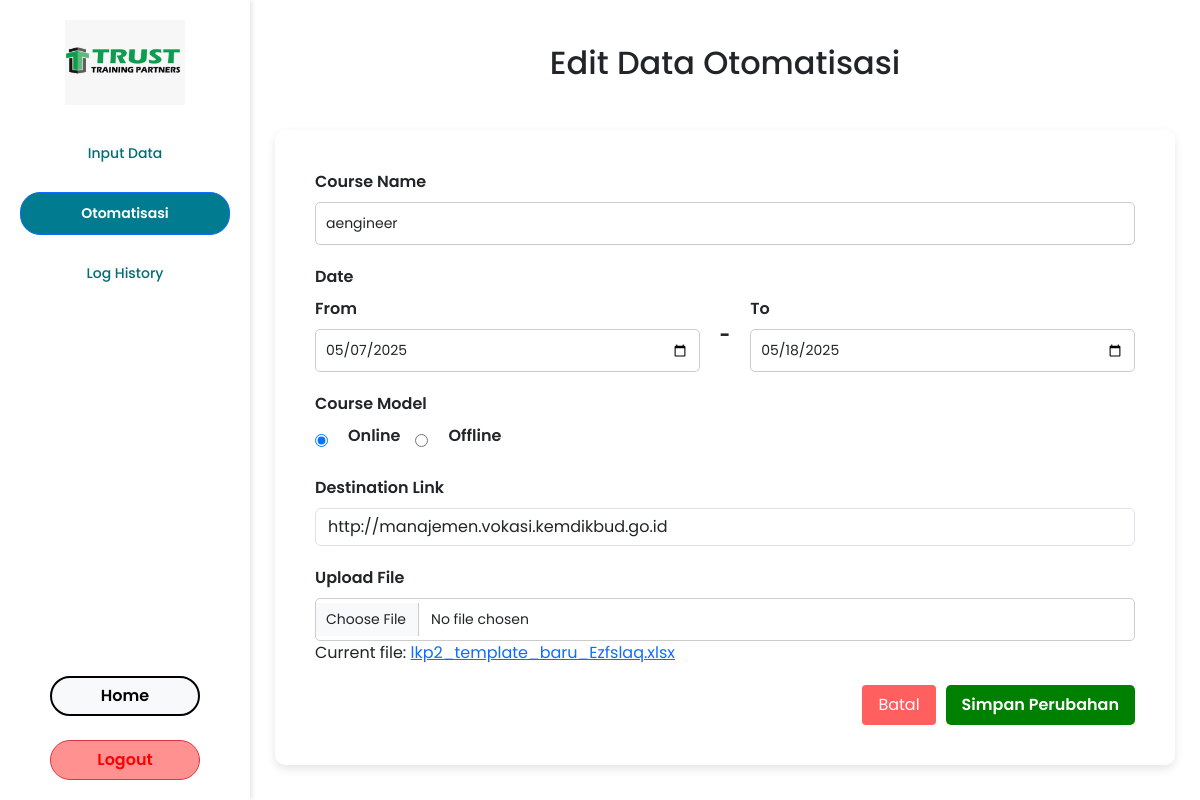
Screenshot of /otomatisasi/edit/33/ (signed in) with the database file from the repository.
### automation/models.py (models this page shows, shortened)
class UploadedFile(models.Model):
    course_name = models.CharField(max_length=255)
    start_date = models.DateField()
    end_date = models.DateField()
    course_model = models.CharField(max_length=255)
    destination = models.CharField(max_length=255)
    file = models.FileField(upload_to="")
    uploaded_at = models.DateTimeField(auto_now_add=True)
    is_failed = models.BooleanField(default=False)
    last_processed_row = models.IntegerField(default=0)

### automation/views.py (the view)
@login_required(login_url="login")
def edit_otomatisasi(request, id):
    file_obj = get_object_or_404(UploadedFile, pk=id)
    if request.method == 'POST':
        form = OtomatisasiForm(request.POST, request.FILES, instance=file_obj)
        if form.is_valid():
            form.save()
            messages.success(request, "Data berhasil diperbarui!")
            return redirect('otomatisasi')
    else:
        form = OtomatisasiForm(instance=file_obj)
    return render(request, 'edit_otomatisasi.html', {'form': form, 'file_obj': file_obj})

### automation/forms.py (shortened to what this page needs)
class OtomatisasiForm(forms.ModelForm):
    class Meta:
        model = UploadedFile
        fields = ['course_name', 'start_date', 'end_date', 'course_model', 'destination', 'file']

### automation/templates/edit_otomatisasi.html (shortened to what this page needs)
{% extends 'base.html' %}
{% load static %}
{% block extra_css %}
<link rel="stylesheet" type="text/css" href="{% static 'style/input_data.css' %}">
{% endblock %}
{% block content %}
<h2 class="page-title text-center mt-4">Edit Data Otomatisasi</h2>
<div class="container form-container">
    <form method="post" enctype="multipart/form-data">
        <div class="form-group">
            <label for="course_name">Course Name</label>
            <input type="text" id="course_name" name="course_name" class="form-control" value="{{ form.course_name.value|default_if_none:'' }}">
        </div>
        <div class="form-group date-group">
            <label>Date</label>
            <div class="date-inputs">
                <div>
                    <label for="start_date">From</label>
                    <input type="date" id="start_date" name="start_date" class="form-control"
                           value="{{ file_obj.start_date|date:'Y-m-d' }}">
                </div>
                <span class="date-separator">-</span>
                <div>
                    <label for="end_date">To</label>
                    <input type="date" id="end_date" name="end_date" class="form-control"
                           value="{{ file_obj.end_date|date:'Y-m-d' }}">
                </div>
            </div>
        </div>
        <div class="form-group">
            <label>Course Model</label>
            <div class="radio-group">
                <input type="radio" id="online" name="course_model" value="Online" {% if form.course_model.value == "Online" %}checked{% endif %}>
                <label for="online">Online</label>
                <input type="radio" id="offline" name="course_model" value="Offline" {% if form.course_model.value == "Offline" %}checked{% endif %}>
                <label for="offline">Offline</label>
            </div>
        </div>
        <div class="form-group">
            <label for="destination">Destination Link</label>
            <input type="url" id="destination" name="destination" class="form-control" placeholder="Enter destination URL" value="{{ form.destination.value|default_if_none:'' }}">
        </div>
        <div class="form-group">
            <label for="file">Upload File</label>
            <input type="file" id="file" name="file" accept=".csv, .xls, .xlsx" class="form-control file-upload">
            {% if file_obj.file %}
            <p>Current file: <a href="{{ file_obj.file.url }}" download>{{ file_obj.file.name }}</a></p>
            {% endif %}
        </div>
        <div style="display: flex; gap: 10px; justify-content: flex-end; margin-top: 1rem;">
            <a href="{% url 'otomatisasi' %}"
            style="
                background-color: #ff5f5f;
                color: white;
                text-decoration: none;
                padding: 0.5rem 1rem;
                border-radius: 4px;
            ">
            Batal
            </a>
            <button type="submit" class="btn-submit" style="padding: 0.5rem 1rem;"
                    onclick="return confirm('Apakah Anda yakin ingin menyimpan perubahan?')">
                Simpan Perubahan
            </button>
        </div>
    </form>
</div>
{% endblock %}

### automation/static/style/base.css (style rules this page uses)
* { box-sizing: border-box; }
body { display: flex; height: 100vh; margin: 0; font-family: 'Poppins', sans-serif; }

### automation/static/style/input_data.css (style rules this page uses)
.form-container { flex: 1; display: flex; justify-content: center; align-items: center; padding: 40px; }
form { background-color: white; padding: 40px; border-radius: 10px; box-shadow: 0px 4px 10px rgba(0, 0, 0, 0.1); width: 80%; min-width: 900px; }
.form-group { margin-bottom: 20px; }
label { font-size: 16px; font-weight: 600; display: block; margin-bottom: 8px; }
input[type="text"], input[type="date"], select, input[type="file"] { width: 100%; padding: 10px; border: 1px solid #ccc; border-radius: 5px; font-size: 14px; }
.date-group { display: flex; flex-direction: column; }
.date-inputs { display: flex; align-items: center; gap: 20px; }
.date-inputs div { flex: 1; }
.date-separator { font-size: 18px; font-weight: bold; }
.radio-group { display: flex; align-items: center; gap: 15px; }
input[type="radio"] { margin-right: 5px; }
.file-upload { padding: 8px; cursor: pointer; }
.btn-submit { background-color: #008000; color: white; font-weight: 600; padding: 12px 20px; border: none; border-radius: 5px; cursor: pointer; float: right; }

### rows the page displays
UploadedFile: course_name "aengineer", start_date "05/07/2025", end_date "05/18/2025", course_model "☑ Online", course_model "☐ Offline", destination "http://manajemen.vokasi.kemdikbud.go.id", file.name "lkp2_template_baru_Ezfslaq.xlsx"
